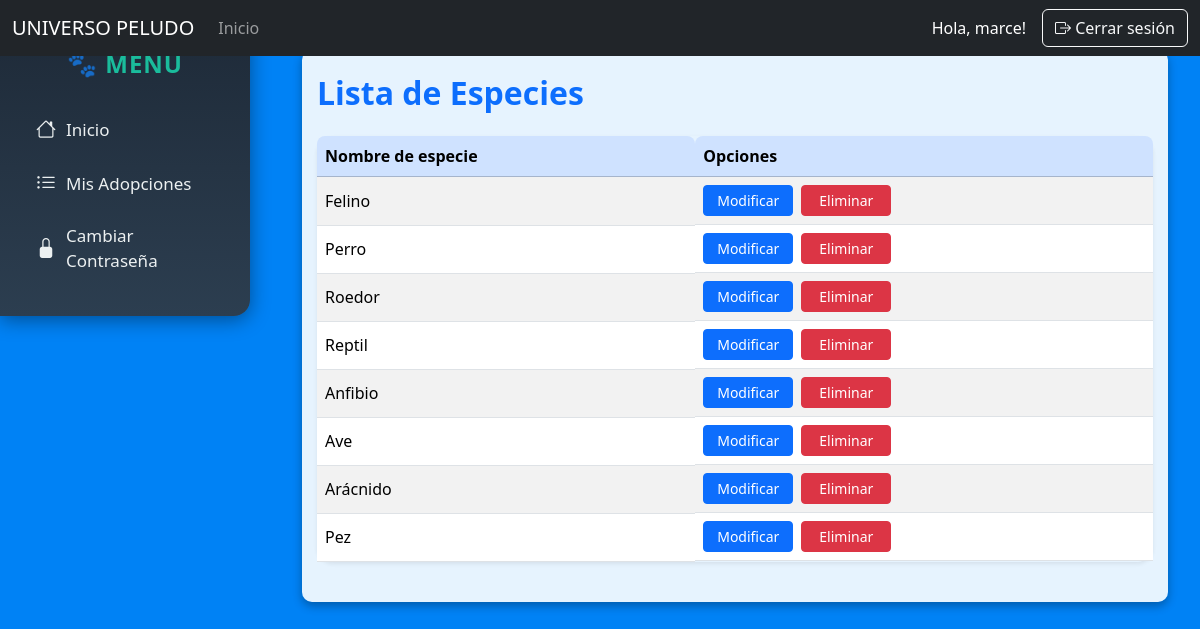
The page /listar_especies/ (signed in) on the database as committed earlier.
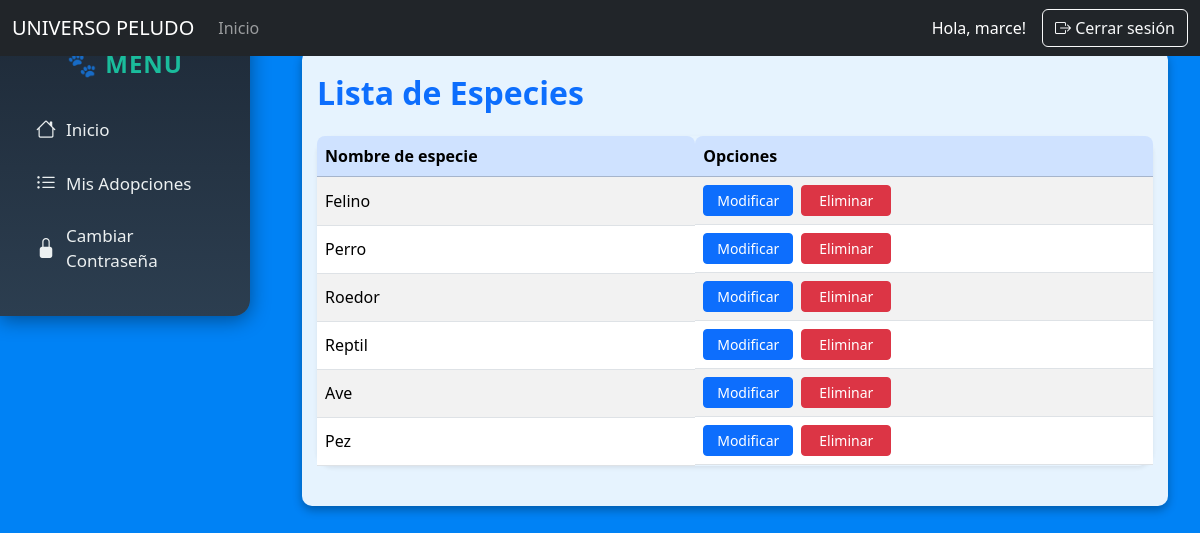
The same page on the database as committed later.
### apps/core/models.py (models this page shows, shortened)
class Especie(models.Model):
    nombre = models.CharField(max_length=80)
    descripcion = models.TextField(default="")

### apps/core/views.py (the view)
# urls.py: path('listar_especies/', ListarEspeciesView.as_view(), name='listar_especies'),
class ListarEspeciesView(ListView, Restringir_acceso):
    model = Especie
    template_name = 'admin/especie/listarEspecie.html'
    context_object_name = 'especies'

### apps/core/templates/admin/especie/listarEspecie.html (shortened to what this page needs)
{% extends 'base.html' %}
{% load static %}
{% block content %}
<div class="table-responsive py-4">
    <h2 class="mb-4 text-primary fw-bold">Lista de Especies</h2>
    <table class="table table-striped table-hover align-middle shadow-sm rounded-4">
        <thead class="table-primary">
            <tr>
                <th>Nombre de especie</th>
                <th>Opciones</th>
            </tr>
        </thead>
        <tbody>
            {% for especie in especies %}
            <tr>
                <td>{{ especie.nombre }}</td>
                <td class="d-flex gap-2">
                    <a href="{% url 'modificar_especie' especie.pk %}" class="btn btn-sm btn-primary">Modificar</a>
                    <a href="{% url 'eliminar_especie' especie.pk %}" class="btn btn-sm btn-danger">Eliminar</a>
                </td>
            </tr>
            {% empty %}
            <tr>
                <td colspan="2" class="text-center text-muted">No hay especies cargadas.</td>
            </tr>
            {% endfor %}
        </tbody>
    </table>
</div>
{% endblock %}

Rows that differ between the two databases and show on the page:
removed Especie: nombre "Anfibio"
removed Especie: nombre "Arácnido"
